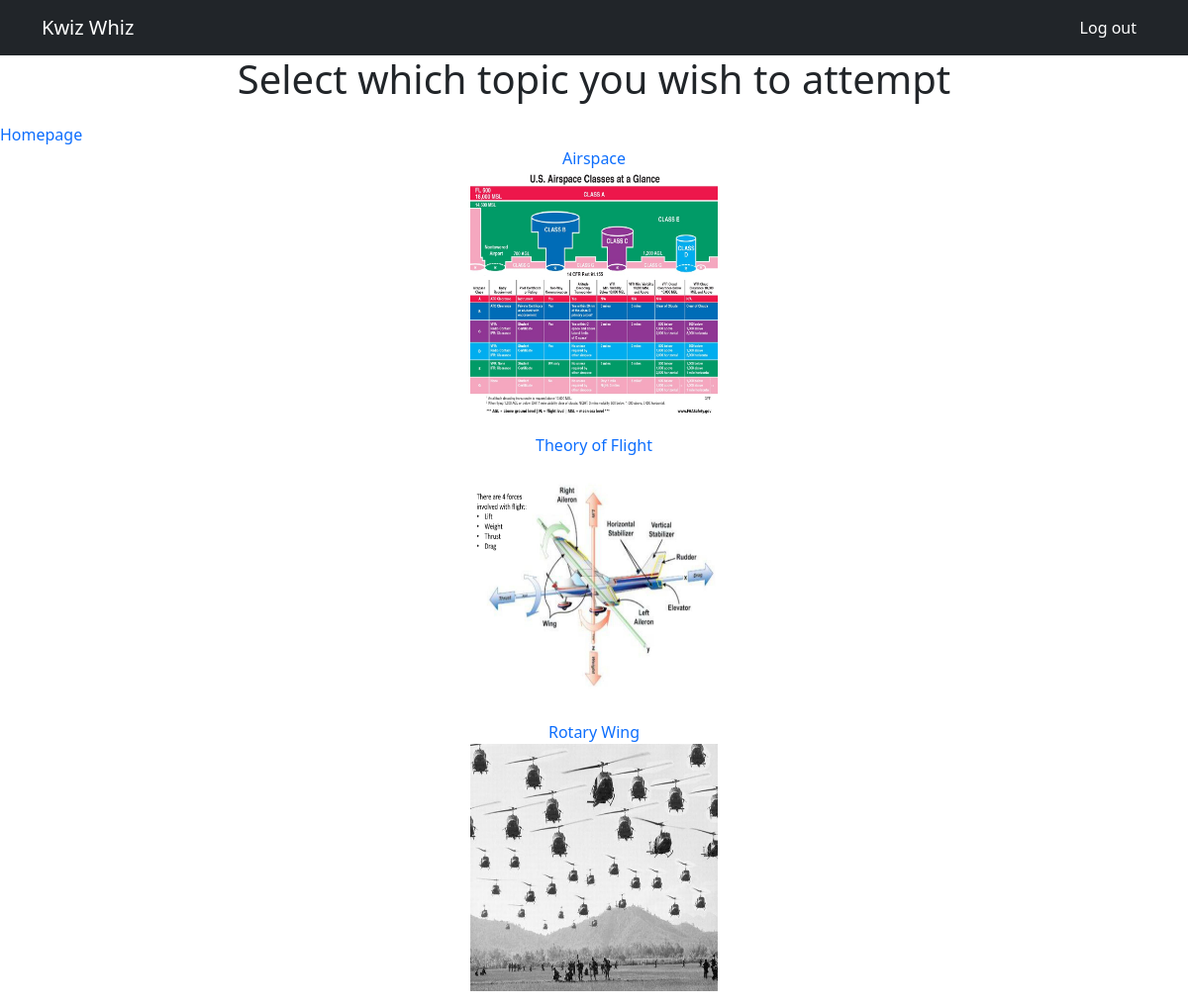
Screenshot of /selecttopic/3 with the database file from the repository.
### kwizwhiz_app/models.py (models this page shows, shortened)
class Topic(models.Model):
    categories = models.ManyToManyField(Category, related_name='topics')
    name = models.CharField(max_length=100)
    created_at = models.DateTimeField(auto_now_add=True)
    updated_at = models.DateTimeField(auto_now=True)

### kwizwhiz_app/views.py (the view)
# urls.py: path('selecttopic/<int:category_id>', views.selecttopic),
def selecttopic(request, category_id):
    category = Category.objects.get(id = category_id)
    request.session['category'] = category.selection
    context = {
        "topics": category.topics.all()
    }
    return render(request, "selecttopic.html", context)

### kwizwhiz_app/templates/selecttopic.html (shortened to what this page needs)
<!DOCTYPE html>
<html lang="en">
<head>
    <link href="https://cdn.jsdelivr.net/npm/bootstrap@5.0.2/dist/css/bootstrap.min.css" rel="stylesheet">
    {% load static %}
    <link rel="stylesheet" href="{% static 'css/category.css' %}">
</head>
<body>
    <nav class="navbar navbar-expand-lg navbar-dark bg-dark">
        <div class="container">
        <a class="navbar-brand" href="/">Kwiz Whiz</a>
            <span class="navbar-text">
                <span class="navbar-text">
                    <a href="/logout">Log out</a>
                </span>
            </span>
        </div>
    </nav>
    <div>
        <div>
            <h1>Select which topic you wish to attempt</h1>
        </div>
        <div>
            <a href="/">Homepage</a>
        </div>
    </div>
    {% for topic in topics %}
    <div>
        <p><a href="/selectquiz/{{topic.id}}">{{topic.name}}
            {% if topic.id == 1 %}
            <img src="{% static 'img/nationalairspace.jpg' %}" height="200" width="200">
            {% elif topic.id == 2 %}
            <img src="{% static 'img/theory.jpg' %}" height="200" width="200">
            {% elif topic.id == 3 %}
            <img src="{% static 'img/helicopter.jpg' %}" height="200" width="200">
            {% else %}
            <img src="{% static 'img/aviation.jpg' %}"height="200" width="200">
            {% endif %}</a></p>
    </div>
    {% endfor %}
</body>
</html>

### kwizwhiz_app/static/css/category.css (style rules this page uses)
span a { padding-right: 10px; text-decoration: none; }
a { text-decoration: none; }
img { height: 250px; width: 250px; display: flex; place-content: center; align-content: center; margin-left: auto; margin-right: auto; }
h1 { text-align: center; height: 60px; }
p { text-align: center; max-width: 250px; margin-left: auto; margin-right: auto; display: flex; place-content: center; align-content: center; }

### rows the page displays
Topic: name "Airspace"
Topic: name "Theory of Flight"
Topic: name "Rotary Wing"
